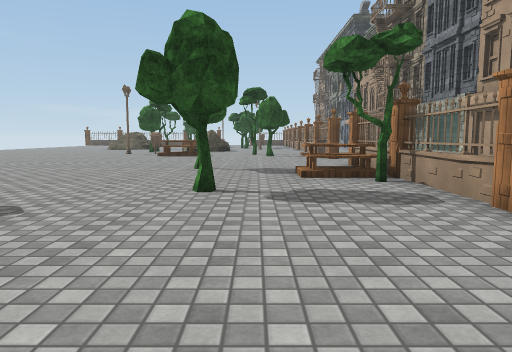
[1] (above)

20 first-person views from a walk through a Unity game level. The camera is 1.2 m above the floor, tilts 6° down and sees 70° across. The floor is counted in squares, 2 m on a side. Each view is taken from the middle of a square. On the plan, view 1 faces up. The plan holds only what a view shows up to about 10 squares ahead; the rest is blank. The place goes on beyond the plan. The player is left out. Surface patterns are stand-ins for the level's own textures.

[2]
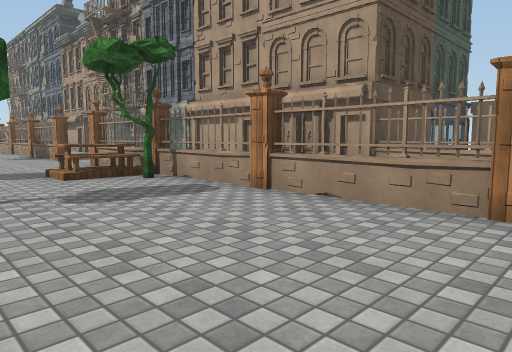

[3]
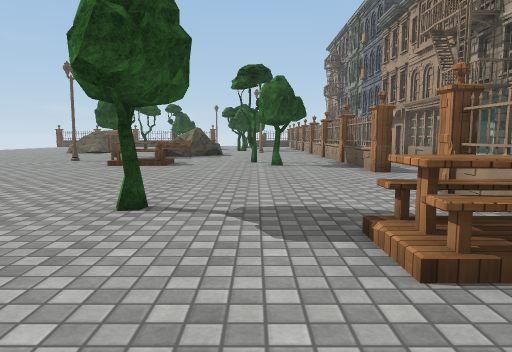

[4]
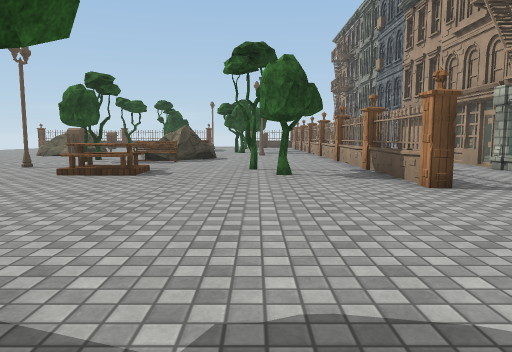

[5]
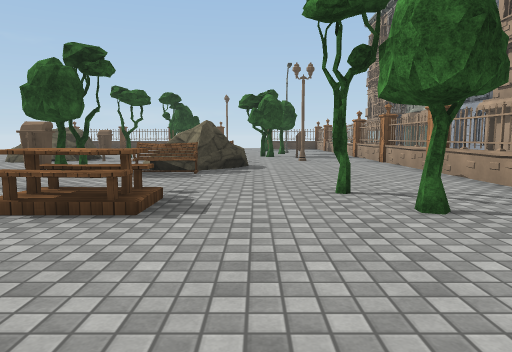

[6]
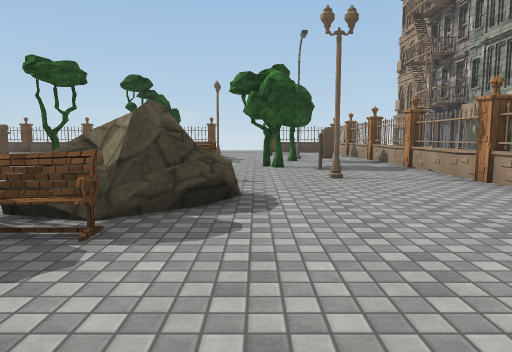

[7]
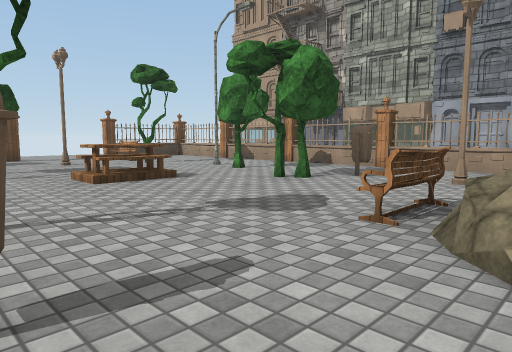

[8]
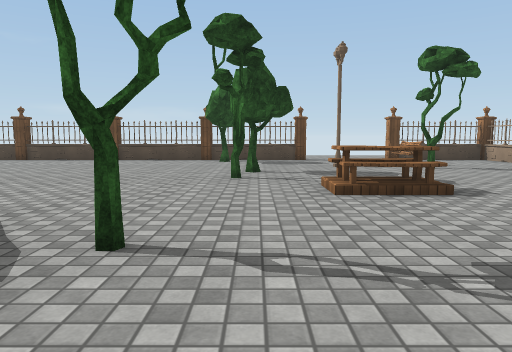

[9]
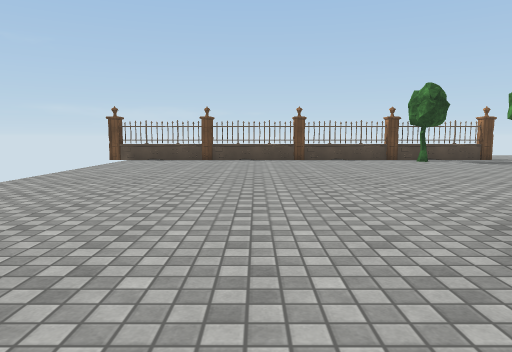

[10]
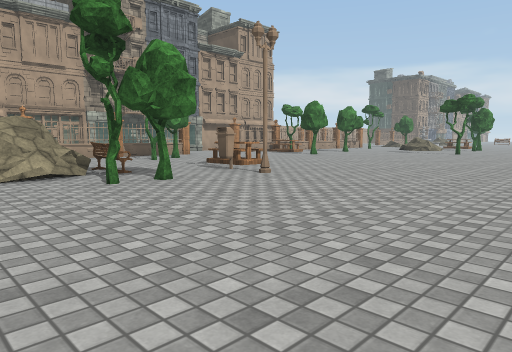

[11]
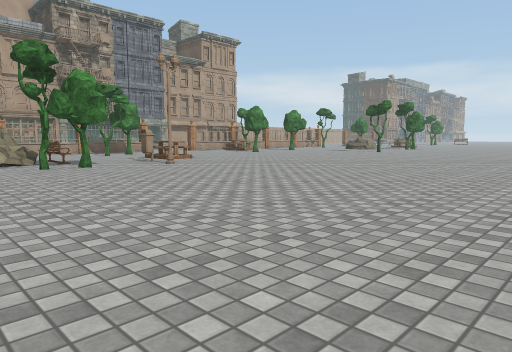

[12]
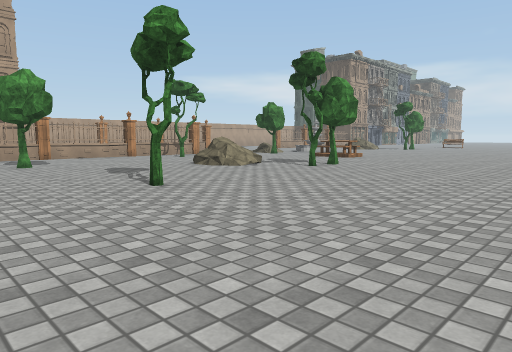

[13]
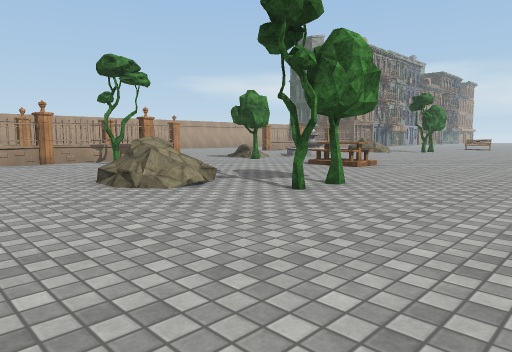

[14]
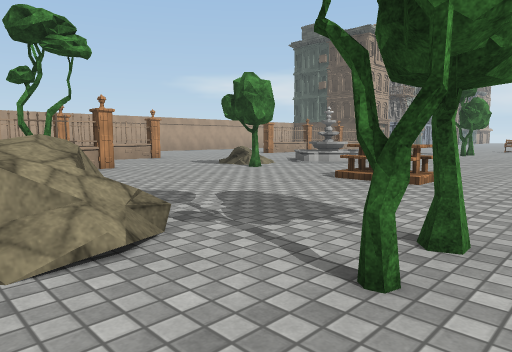

[15]
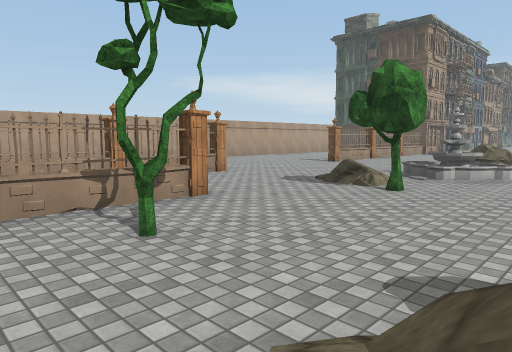

[16]
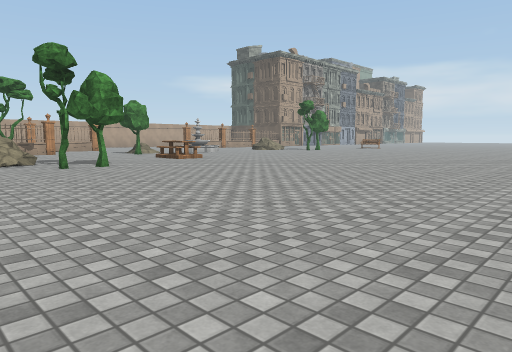

[17]
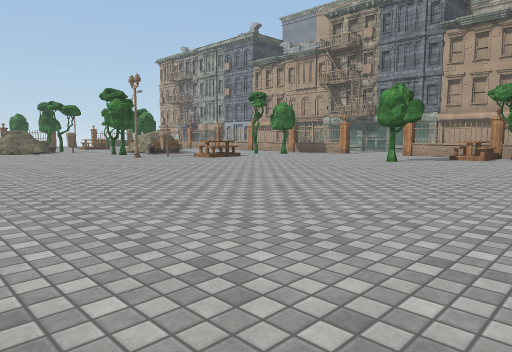

[18]
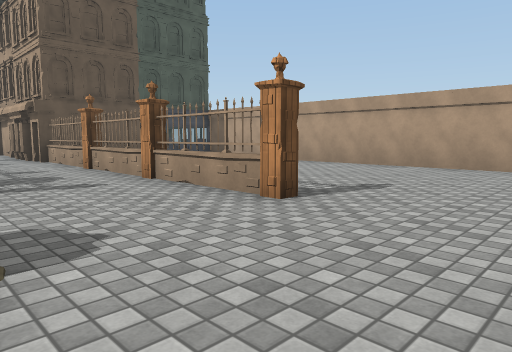

[19]
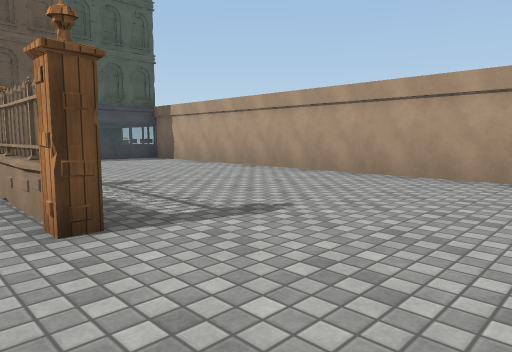

[20]
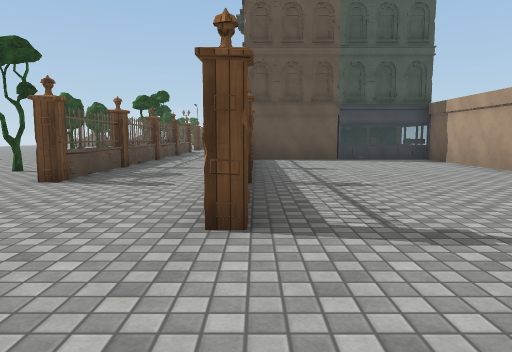

### Floor plan
Key: @ floor where view 1 was taken; # wall or solid block; . main floor; : floor 0.25 m higher than the main floor; + floor 0.5 m higher than the main floor; * floor 1 m higher than the main floor; / step, stairs or slope; = window, fence, low wall or low ledge; F fence; T tree; A table; P phone; R rock; B bench; U fountain; O other object.
Columns run from 12 left of view 1 to 10 right of it. Each row starts with its distance up from view 1.
 28 ##F=F#=F#F. F#F
 27 .......T....B.#
 26 ..........#.B.
 25 ...........T..
 24 ........T.....=
 23 ........TA....F  #
 22 .........**.T.#  O O
 21  ..........T..#  O O
 20  ....RRT...TO.F  O
 19   ...  O......=  #
 18 .....//...B.#.F  #
 17 .........+R...#  O
 16 ........T:R...#  O
 15 ........TBB...F  OO
 14  .............= .OO
 13  ......#OA..T.F .##
 12  ........**..T#..
 11  .............#..#
 10  .............F. #
  9   .............  =
  8   ............F  O
  7   .........T..=  #
  6   ...........AF  #
  5   ............T  P
  4   .....T...T..# .P
  3   ............F..OOO==#
  2 ..............=..=....#
  1 .........//...F..=....#
  0 ........T:R.@T#..F....#
 -1 ........T.....#..=....#
 -2  .............F..F....#
 -3  ................=....#
 -4  ........A:.T....#....#
 -5  ............//..F....#
 -6  .....................#
 -7   .... .....U/......

Positions as (right, up) in squares from view 1, and headings:
1: (0, 0), facing up
2: (-1, 0), facing up-right
3: (0, 4), facing up
4: (0, 6), facing up
5: (-1, 9), facing up
6: (-1, 13), facing up
7: (-5, 17), facing up-right
8: (-4, 18), facing up
9: (-9, 18), facing up
10: (-9, 18), facing down-right
11: (-12, 18), facing down-right
12: (-9, 6), facing down-right
13: (-7, 3), facing down-right
14: (-5, 1), facing down-right
15: (-2, 1), facing down-right
16: (-12, 2), facing down-right
17: (-10, 3), facing up-right
18: (2, -7), facing up-right
19: (4, -7), facing up-right
20: (5, -7), facing up
